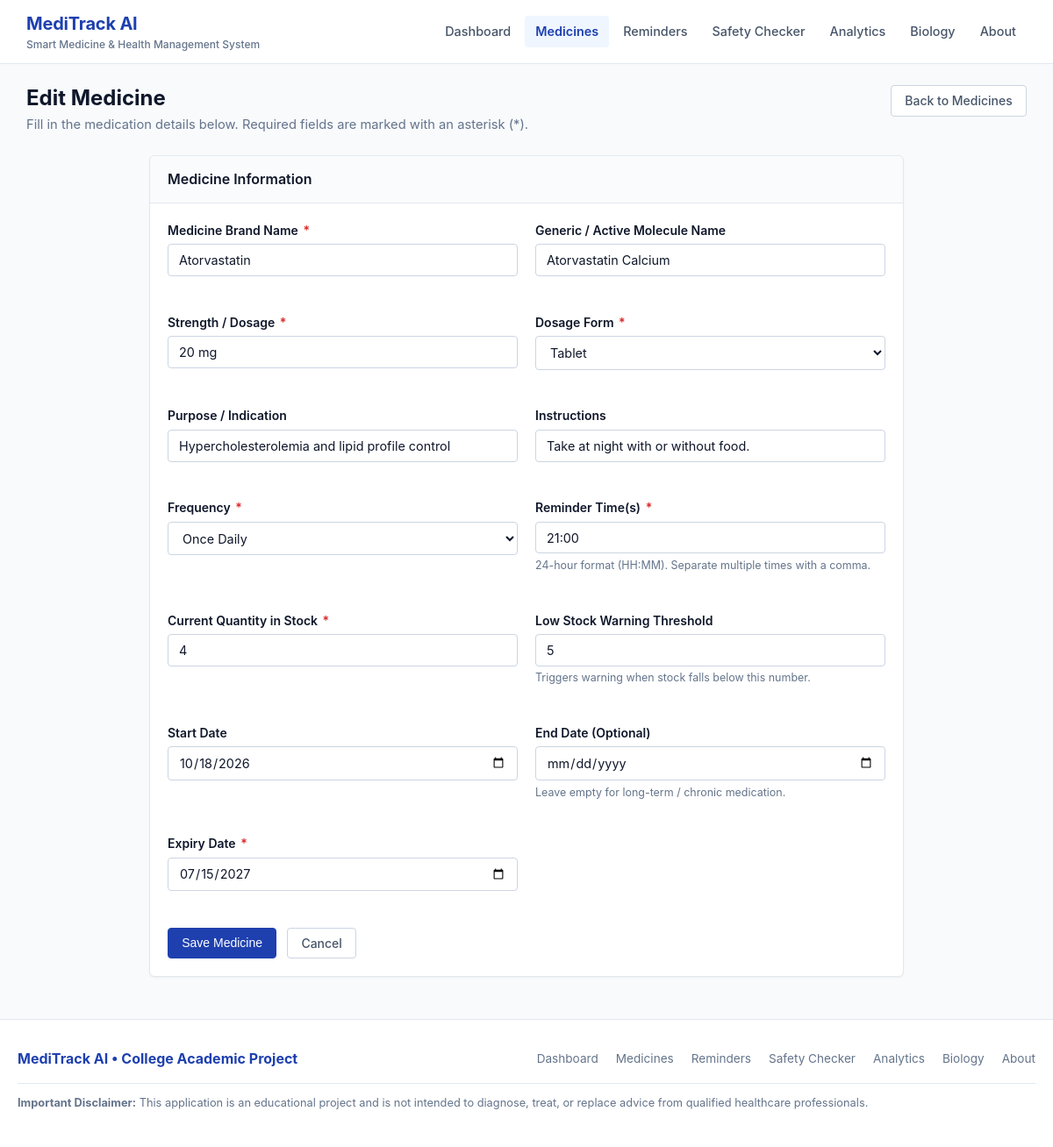
The page /medicines/2/edit on the database its author committed.
### models.py (models this page shows, shortened)
class Medicine(db.Model):
    __tablename__ = 'medicines'
    id = db.Column(db.Integer, primary_key=True)
    name = db.Column(db.String(100), nullable=False)
    generic_name = db.Column(db.String(100), nullable=True)
    strength = db.Column(db.String(50), nullable=False)        # e.g., "500 mg", "10 ml"
    form = db.Column(db.String(50), nullable=False)            # e.g., "Tablet", "Capsule", "Syrup"
    purpose = db.Column(db.String(150), nullable=True)         # e.g., "Hypertension", "Pain Relief"
    instructions = db.Column(db.String(200), nullable=True)    # e.g., "Take after food with water"
    frequency = db.Column(db.String(50), nullable=False)       # e.g., "Once Daily", "Twice Daily"
    reminder_time = db.Column(db.String(50), nullable=False)   # e.g., "08:00" or "08:00, 20:00"
    quantity = db.Column(db.Integer, nullable=False, default=10) # Current count/units
    low_stock_threshold = db.Column(db.Integer, default=5)
    start_date = db.Column(db.Date, nullable=False, default=date.today)
    end_date = db.Column(db.Date, nullable=True)
    expiry_date = db.Column(db.Date, nullable=False)
    created_at = db.Column(db.DateTime, default=get_utc_now)
    dose_logs = db.relationship('DoseLog', backref='medicine', cascade='all, delete-orphan', lazy=True)

### app.py (the view, shortened to what this page needs)
    @app.route('/medicines/<int:med_id>/edit', methods=['GET', 'POST'], endpoint='medicine_edit')
    @app.route('/medicines/edit/<int:id>', methods=['GET', 'POST'], endpoint='edit_medicine')
    def medicine_edit(med_id=None, id=None):
        actual_id = med_id if med_id is not None else id
        med = Medicine.query.get_or_404(actual_id)
        return render_template('medicine_form.html', action='Edit', medicine=med)

### templates/medicine_form.html (shortened to what this page needs)
{% extends 'base.html' %}
{% block content %}
<div class="page-header">
  <div>
    <h1 class="page-title">{{ action }} Medicine</h1>
    <p class="page-description">Fill in the medication details below. Required fields are marked with an asterisk (*).</p>
  </div>
  <div>
    <a href="{{ url_for('medicines_list') }}" class="btn btn-secondary">Back to Medicines</a>
  </div>
</div>
<div class="card" style="max-width: 860px; margin: 0 auto;">
  <div class="card-header">
    <span class="card-title">Medicine Information</span>
  </div>
  <div class="card-body">
    <form method="POST">
      <div class="form-grid">
        <div class="form-group">
          <label class="form-label" for="name">Medicine Brand Name <span class="required">*</span></label>
          <input type="text" id="name" name="name" class="form-control" placeholder="e.g., Metformin, Lipitor, Panadol" required value="{{ medicine.name if medicine else (form_data.name if form_data else '') }}">
        </div>
        <div class="form-group">
          <label class="form-label" for="generic_name">Generic / Active Molecule Name</label>
          <input type="text" id="generic_name" name="generic_name" class="form-control" placeholder="e.g., Metformin HCl, Atorvastatin" value="{{ medicine.generic_name if medicine else (form_data.generic_name if form_data else '') }}">
        </div>
      </div>
      <div class="form-grid">
        <div class="form-group">
          <label class="form-label" for="strength">Strength / Dosage <span class="required">*</span></label>
          <input type="text" id="strength" name="strength" class="form-control" placeholder="e.g., 500 mg, 10 mg, 5 ml" required value="{{ medicine.strength if medicine else (form_data.strength if form_data else '') }}">
        </div>
        <div class="form-group">
          <label class="form-label" for="form">Dosage Form <span class="required">*</span></label>
          <select id="form" name="form" class="form-select" required>
            {% set current_form = medicine.form if medicine else (form_data.form if form_data else 'Tablet') %}
            <option value="Tablet" {% if current_form == 'Tablet' %}selected{% endif %}>Tablet</option>
          </select>
        </div>
      </div>
      <div class="form-grid">
        <div class="form-group">
          <label class="form-label" for="purpose">Purpose / Indication</label>
          <input type="text" id="purpose" name="purpose" class="form-control" placeholder="e.g., Blood pressure control, Infection" value="{{ medicine.purpose if medicine else (form_data.purpose if form_data else '') }}">
        </div>
        <div class="form-group">
          <label class="form-label" for="instructions">Instructions</label>
          <input type="text" id="instructions" name="instructions" class="form-control" placeholder="e.g., Take after meals with full glass of water" value="{{ medicine.instructions if medicine else (form_data.instructions if form_data else '') }}">
        </div>
      </div>
      <div class="form-grid">
        <div class="form-group">
          <label class="form-label" for="frequency">Frequency <span class="required">*</span></label>
          <select id="frequency" name="frequency" class="form-select" required>
            {% set current_freq = medicine.frequency if medicine else (form_data.frequency if form_data else 'Once Daily') %}
            <option value="Once Daily" {% if current_freq == 'Once Daily' %}selected{% endif %}>Once Daily</option>
          </select>
        </div>
        <div class="form-group">
          <label class="form-label" for="reminder_time">Reminder Time(s) <span class="required">*</span></label>
          <input type="text" id="reminder_time" name="reminder_time" class="form-control" placeholder="e.g., 08:00 or 08:00, 20:00" required value="{{ medicine.reminder_time if medicine else (form_data.reminder_time if form_data else '08:00') }}">
          <div class="form-hint">24-hour format (HH:MM). Separate multiple times with a comma.</div>
        </div>
      </div>
      <div class="form-grid">
        <div class="form-group">
          <label class="form-label" for="quantity">Current Quantity in Stock <span class="required">*</span></label>
          <input type="number" id="quantity" name="quantity" min="0" class="form-control" required value="{{ medicine.quantity if medicine else (form_data.quantity if form_data else 10) }}">
        </div>
        <div class="form-group">
          <label class="form-label" for="low_stock_threshold">Low Stock Warning Threshold</label>
          <input type="number" id="low_stock_threshold" name="low_stock_threshold" min="1" class="form-control" value="{{ medicine.low_stock_threshold if medicine else (form_data.low_stock_threshold if form_data else 5) }}">
          <div class="form-hint">Triggers warning when stock falls below this number.</div>
        </div>
      </div>
      <div class="form-grid">
        <div class="form-group">
          <label class="form-label" for="start_date">Start Date</label>
          <input type="date" id="start_date" name="start_date" class="form-control" value="{{ medicine.start_date.strftime('%Y-%m-%d') if medicine and medicine.start_date else (form_data.start_date if form_data else current_date.strftime('%Y-%m-%d')) }}">
        </div>
        <div class="form-group">
          <label class="form-label" for="end_date">End Date (Optional)</label>
          <input type="date" id="end_date" name="end_date" class="form-control" value="{{ medicine.end_date.strftime('%Y-%m-%d') if medicine and medicine.end_date else (form_data.end_date if form_data and form_data.end_date else '') }}">
          <div class="form-hint">Leave empty for long-term / chronic medication.</div>
        </div>
        <div class="form-group">
          <label class="form-label" for="expiry_date">Expiry Date <span class="required">*</span></label>
          <input type="date" id="expiry_date" name="expiry_date" class="form-control" required value="{{ medicine.expiry_date.strftime('%Y-%m-%d') if medicine and medicine.expiry_date else (form_data.expiry_date if form_data and form_data.expiry_date else '') }}">
        </div>
      </div>
      <div style="margin-top: 1.5rem; display: flex; gap: 0.75rem;">
        <button type="submit" class="btn btn-primary">Save Medicine</button>
        <a href="{{ url_for('medicines_list') }}" class="btn btn-secondary">Cancel</a>
      </div>
    </form>
  </div>
</div>
{% endblock %}

### static/css/style.css (style rules this page uses)
:root { --bg-color: #f8fafc; --surface-color: #ffffff; --border-color: #e2e8f0; --border-color-dark: #cbd5e1; --text-main: #0f172a; --text-muted: #64748b; --text-light: #94a3b8; --primary: #1e40af; --primary-hover: #1d4ed8; --primary-light: #eff6ff; --secondary: #475569; --secondary-hover: #334155; --status-active-bg: #dcfce7; --status-active-text: #166534; --status-warning-bg: #fef3c7; --status-warning-text: #92400e; --status-danger-bg: #fee2e2; --status-danger-text: #991b1b; --status-info-bg: #e0f2fe; --status-info-text: #075985; --status-amber-bg: #ffedd5; --status-amber-text: #9a3412; --radius-sm: 4px; --radius-md: 6px; --radius-lg: 8px; --shadow-sm: 0 1px 2px 0 rgba(0, 0, 0, 0.05); --shadow-md: 0 2px 4px -1px rgba(0, 0, 0, 0.06), 0 1px 2px -1px rgba(0, 0, 0, 0.04); }
* { box-sizing: border-box; margin: 0; padding: 0; }
body { font-family: -apple-system, BlinkMacSystemFont, "Segoe UI", Roboto, "Helvetica Neue", Arial, sans-serif; background-color: var(--bg-color); color: var(--text-main); line-height: 1.5; font-size: 15px; min-height: 100vh; display: flex; flex-direction: column; }
.page-header { margin-bottom: 1.5rem; display: flex; justify-content: space-between; align-items: flex-start; flex-wrap: wrap; gap: 1rem; }
.page-title { font-size: 1.5rem; font-weight: 700; color: var(--text-main); line-height: 1.25; }
.page-description { color: var(--text-muted); font-size: 0.92rem; margin-top: 0.25rem; }
.card { background-color: var(--surface-color); border: 1px solid var(--border-color); border-radius: var(--radius-md); box-shadow: var(--shadow-sm); margin-bottom: 1.5rem; }
.card-header { padding: 0.9rem 1.25rem; border-bottom: 1px solid var(--border-color); display: flex; align-items: center; justify-content: space-between; background-color: #fafbfc; border-top-left-radius: var(--radius-md); border-top-right-radius: var(--radius-md); }
.card-title { font-size: 1rem; font-weight: 600; color: var(--text-main); }
.card-body { padding: 1.25rem; }
.btn { display: inline-flex; align-items: center; justify-content: center; font-size: 0.875rem; font-weight: 500; padding: 0.5rem 0.95rem; border-radius: var(--radius-sm); border: 1px solid transparent; cursor: pointer; text-decoration: none; line-height: 1.25; transition: background-color 0.15s ease, border-color 0.15s ease, color 0.15s ease; }
.btn-primary { background-color: var(--primary); color: #ffffff; border-color: var(--primary); }
.btn-secondary { background-color: var(--surface-color); color: var(--secondary); border-color: var(--border-color-dark); }
.form-grid { display: grid; grid-template-columns: repeat(auto-fit, minmax(260px, 1fr)); gap: 1.25rem; margin-bottom: 1.5rem; }
.form-group { margin-bottom: 1.1rem; }
.form-label { display: block; font-size: 0.875rem; font-weight: 600; color: var(--text-main); margin-bottom: 0.35rem; }
.form-label .required { color: #dc2626; margin-left: 2px; }
.form-control, .form-select { width: 100%; padding: 0.55rem 0.75rem; font-size: 0.9rem; border: 1px solid var(--border-color-dark); border-radius: var(--radius-sm); background-color: #ffffff; color: var(--text-main); transition: border-color 0.15s ease, box-shadow 0.15s ease; font-family: inherit; }
.form-hint { font-size: 0.78rem; color: var(--text-muted); margin-top: 0.3rem; }

### rows shown on the page
Medicine: name "Atorvastatin", generic_name "Atorvastatin Calcium", strength "20 mg", form "Tablet", purpose "Hypercholesterolemia and lipid profile control", instructions "Take at night with or without food.", frequency "Once Daily", reminder_time "21:00", quantity "4", low_stock_threshold "5", start_date "10/18/2026", expiry_date "07/15/2027"

### other values the page prints
{{ action }} "Edit"
